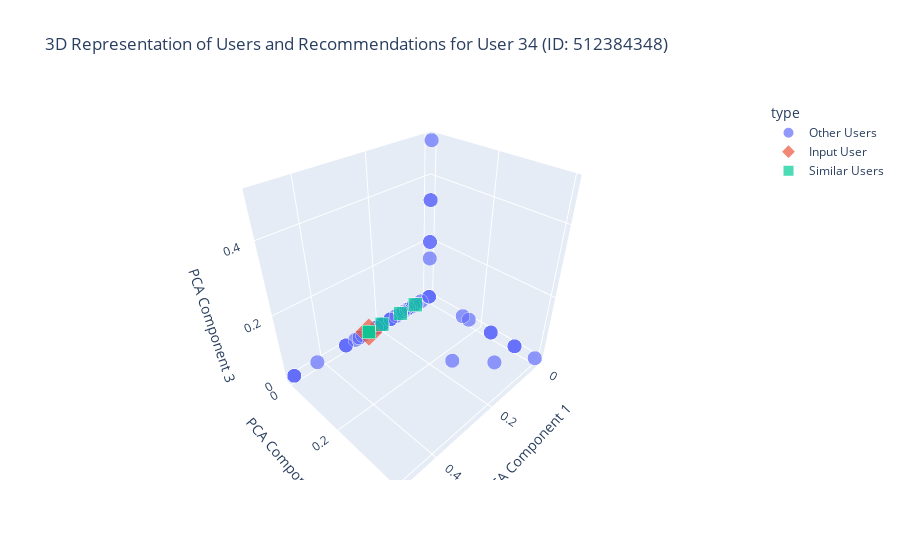

Notebook source saved alongside this figure:
### Code cell
# Test the recommendation system with visualization
test_user_index = 34  # You can change this
n_similar_users = 5
n_categories = 10

# Run the recommender system
final_recommendations = category_recommender_system(test_user_index, n_similar_users, n_categories)

# Get similar users for visualization
real_user_id = user_mapping_df.iloc[test_user_index]['user_id']
similar_user_list, distance_list = get_similar_users(test_user_index, real_user_id, n_similar_users)

# Calculate weights
weightage_list = distance_list / np.sum(distance_list)

# Get category preferences of similar users
cat_prefs_sim_users = user_to_product_df.values[similar_user_list]

# Get list of all category names
categories_list = user_to_product_df.columns

# Expand weightage list to match the shape of categories
expanded_weightage_list = weightage_list[:, np.newaxis] + np.zeros(len(categories_list))

# Calculate weighted preferences
new_rating_matrix = expanded_weightage_list * cat_prefs_sim_users

# Sum weighted preferences across all similar users
mean_rating_list = new_rating_matrix.sum(axis=0)

# Visualize the recommendations
visualize_category_recommendations_3d(test_user_index, similar_user_list, weightage_list, categories_list, mean_rating_list)

### Figure 1 — Plotly figure (JSON) as saved in the notebook; plotly's stock layout.template omitted (floating-point values rounded to 4 significant figures; data arrays with more than 128 entries replaced by an {"elided": "..."} marker saying what was removed)
{"data": [{"customdata": {"elided": "3585x1 str values"}, "hovertemplate": "type=Other Users<br>PCA Component 1=%{x}<br>PCA Component 2=%{y}<br>PCA Component 3=%{z}<br>size=%{marker.size}<br>user_id=%{customdata[0]}<extra></extra>", "legendgroup": "Other Users", "marker": {"color": "#636efa", "size": {"elided": "3585 int values"}, "sizemode": "area", "sizeref": 0.025, "symbol": "circle"}, "mode": "markers", "name": "Other Users", "scene": "scene", "showlegend": true, "type": "scatter3d", "x": {"elided": "3585 float values"}, "y": {"elided": "3585 float values"}, "z": {"elided": "3585 float values"}}, {"customdata": [["512384348"]], "hovertemplate": "type=Input User<br>PCA Component 1=%{x}<br>PCA Component 2=%{y}<br>PCA Component 3=%{z}<br>size=%{marker.size}<br>user_id=%{customdata[0]}<extra></extra>", "legendgroup": "Input User", "marker": {"color": "#EF553B", "size": [10], "sizemode": "area", "sizeref": 0.025, "symbol": "diamond"}, "mode": "markers", "name": "Input User", "scene": "scene", "showlegend": true, "type": "scatter3d", "x": [0.2433], "y": [-0.003105], "z": [-1.69e-05]}, {"customdata": [["512682014"], ["536328930"], ["543624132"], ["555465207"], ["555465285"]], "hovertemplate": "type=Similar Users<br>PCA Component 1=%{x}<br>PCA Component 2=%{y}<br>PCA Component 3=%{z}<br>size=%{marker.size}<br>user_id=%{customdata[0]}<extra></extra>", "legendgroup": "Similar Users", "marker": {"color": "#00cc96", "size": [5, 5, 5, 5, 5], "sizemode": "area", "sizeref": 0.025, "symbol": "square"}, "mode": "markers", "name": "Similar Users", "scene": "scene", "showlegend": true, "type": "scatter3d", "x": [0.05582, 0.2433, 0.1183, 0.1933, 0.2433], "y": [-0.001361, -0.003105, -0.001942, -0.00264, -0.003105], "z": [-0.0003689, -1.69e-05, -0.0002516, -0.0001108, -1.69e-05]}], "layout": {"legend": {"itemsizing": "constant", "title": {"text": "type"}, "tracegroupgap": 0}, "scene": {"domain": {"x": [0, 1], "y": [0, 1]}, "xaxis": {"title": {"text": "PCA Component 1"}}, "yaxis": {"title": {"text": "PCA Component 2"}}, "zaxis": {"title": {"text": "PCA Component 3"}}}, "title": {"text": "3D Representation of Users and Recommendations for User 34 (ID: 512384348)"}}}
